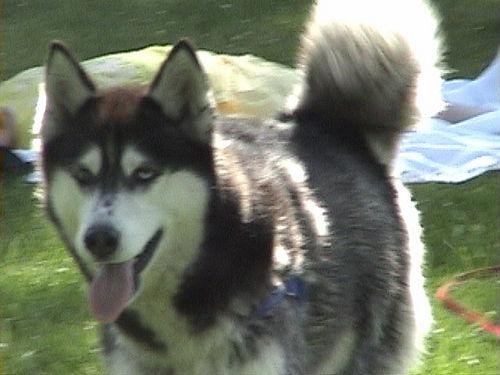
#> input picture data/train/husky/husky_13.jpeg, 500 x 375 px, found by its file name; its folder holds 4 pictures in this run
$ jupyter execute --allow-errors final.ipynb
#> lines starting #> are read from the running program, lines starting #| are printed output that depends on the picture; pictures that were not available may be replaced by others from this repository, and a replacement may not be noted
[cell 1]
import os
import pandas as pd
import matplotlib.pyplot as plt
import matplotlib.image as mpimg
from PIL import Image
import torch
from torch.utils.data import Dataset, DataLoader
from torchvision import transforms, models
import torch.nn as nn
import torch.optim as optim
from sklearn.model_selection import train_test_split
from sklearn.metrics import accuracy_score
import torch.nn.functional as F

# a) Data Loading

[cell 2]
husky_path='/kaggle/input/pattern/data/train/husky'
wolf_path='/kaggle/input/pattern/data/train/wolf'
# husky_path1='//kaggle/input/data-without-background/data-background/train/husky'
# wolf_path1='/kaggle/input/data-without-background/data-background/train/wolf'
data = {
    'image_path': [],
    'class': [],
}

# data_without_background = {
#     'image_path': [],
#     'class': [],
# }

for image_file in os.listdir(husky_path):
        data['image_path'].append(os.path.join(husky_path, image_file))
        data['class'].append('husky')
for image_file in os.listdir(wolf_path):
        data['image_path'].append(os.path.join(wolf_path, image_file))
        data['class'].append('wolf')
df = pd.DataFrame(data)
print(df)
# for image_file in os.listdir(husky_path1):
#         data_without_background['image_path'].append(os.path.join(husky_path1, image_file))
#         data_without_background['class'].append('husky')
# for image_file in os.listdir(wolf_path1):
#         data_without_background['image_path'].append(os.path.join(wolf_path1, image_file))
#         data_without_background['class'].append('wolf')

# df_without_background = pd.DataFrame(data_without_background)

[cell 3]
samples = df.sample(3)
# samples_without_background=df_without_background.sample(3)
# Plot the 3 images with their class labels
fig, axes = plt.subplots(1, 3, figsize=(15, 5))
for i, (idx, row) in enumerate(samples.iterrows()):
    img = mpimg.imread(row['image_path'])
#> img is the input picture: shape (375, 500, 3); mean R, G, B 112.1, 118.7, 101.8
    axes[i].imshow(img)
    axes[i].set_title(f"Class: {row['class']}")
    axes[i].axis('off')  # Hide axis

plt.show()
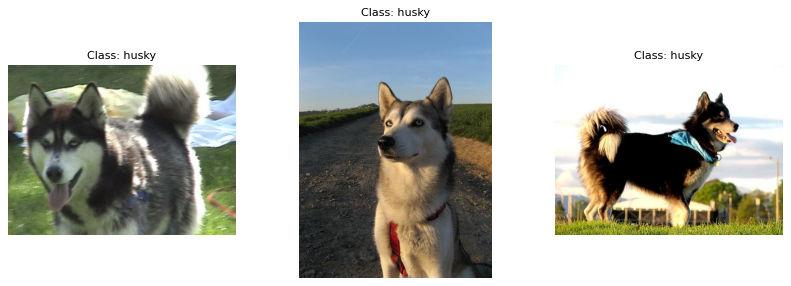
#> figure drawn by matplotlib, 3 panels

# b) Color Range Visualization

[cell 4]
import cv2
import numpy as np
import matplotlib.pyplot as plt

# Define the HSV range for green
lower_green = np.array([40, 40, 40], dtype=np.uint8)
upper_green = np.array([85, 255, 255], dtype=np.uint8)

# Create a gradient image in HSV within the green range
height, width = 100, 500  # Image size
gradient = np.zeros((height, width, 3), dtype=np.uint8)

# Fill with hue values from lower to upper green, with constant saturation and value
for i in range(width):
    hue = int(lower_green[0] + (upper_green[0] - lower_green[0]) * i / width)
    gradient[:, i, 0] = hue       # Set hue
    gradient[:, i, 1] = 255       # Set saturation to max for brightness
    gradient[:, i, 2] = 255       # Set value to max for brightness

# Convert to RGB for display
rgb_gradient = cv2.cvtColor(gradient, cv2.COLOR_HSV2RGB)
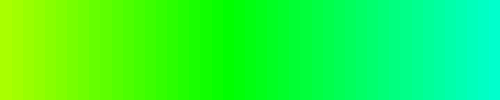
#> rgb_gradient: shape (100, 500, 3); mean R, G, B 39.5, 255, 56.4

# Display the result
plt.imshow(rgb_gradient)
plt.title("Green Color Range (HSV)")
plt.axis('off')
plt.show()

[cell 5]
import cv2
import numpy as np
import matplotlib.pyplot as plt

def visualize_hsv_range(lower_bound, upper_bound):
    # Create a gradient image in HSV
    width, height = 256, 100
    gradient = np.zeros((height, width, 3), dtype=np.uint8)

    for x in range(width):
        # Interpolate between lower and upper bounds
        hue = lower_bound[0] + (upper_bound[0] - lower_bound[0]) * (x / width)
        saturation = lower_bound[1] + (upper_bound[1] - lower_bound[1]) * (x / width)
        value = lower_bound[2] + (upper_bound[2] - lower_bound[2]) * (x / width)

        gradient[:, x] = [hue, saturation, value]

    # Convert the HSV gradient to BGR for display
    gradient_bgr = cv2.cvtColor(gradient, cv2.COLOR_HSV2BGR)
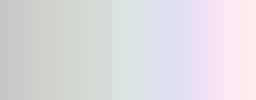
#> gradient_bgr: shape (100, 256, 3); mean B, G, R 223.8, 220.5, 222.2

    # Display the result using matplotlib
    plt.imshow(gradient_bgr)
    plt.axis('off')
    plt.title("Visual Representation of White Range in HSV")
    plt.show()

# Define the lower and upper bounds
lower_white = np.array([0, 0, 200])  # Lower boundary for white
upper_white = np.array([180, 20, 255])  # Upper boundary for white

# Visualize the range
visualize_hsv_range(lower_white, upper_white)
